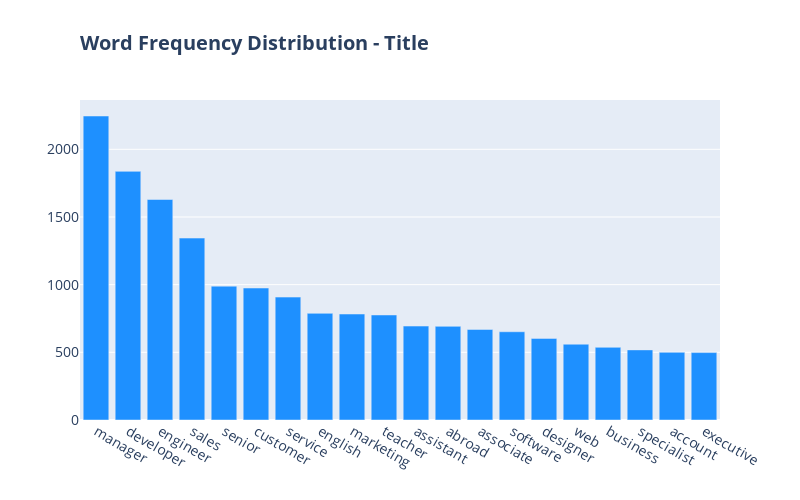

This figure's notebook cell:
### Markdown cell above
## Title word counts

### Code cell
frequency = count_word_frequency(df['title'],'Title')

### Figure 1 — Plotly figure (JSON) as saved in the notebook; plotly's stock layout.template omitted (floating-point values rounded to 4 significant figures)
{"data": [{"marker": {"color": "#1E90FF"}, "type": "bar", "x": ["manager", "developer", "engineer", "sales", "senior", "customer", "service", "english", "marketing", "teacher", "assistant", "abroad", "associate", "software", "designer", "web", "business", "specialist", "account", "executive"], "y": [2246, 1837, 1629, 1344, 989, 975, 908, 788, 783, 776, 694, 692, 669, 652, 603, 560, 537, 518, 500, 498]}], "layout": {"font": {"size": 14}, "height": 500, "title": {"text": "<b>Word Frequency Distribution - Title</b>", "x": 0.1}, "width": 800}}
